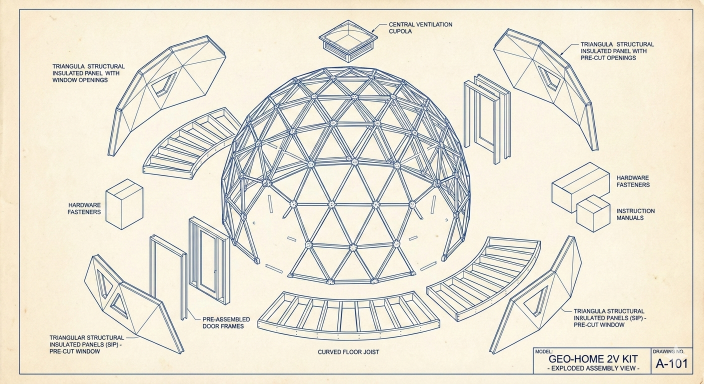
#> input picture Gemini_Generated_Image.jpeg, 1408 x 768 px (shown at 1/2 size); its folder holds only this picture in this run
$ python -i pictures.py   (imports and definitions only)
#> lines starting #> are read from the running program, lines starting #| are printed output that depends on the picture; after the words box and inside, x2 and y2 are one past the last pixel; in counts of white or black regions, pixels touching at a corner belong together
"""One picture per spread, rendered in the Cabin World.

Each spread is a camera aimed at the world's landmarks by name
(:func:`two_v_demo.cabin_world.landmarks`), the layers it hides, the story's
own geometry it adds -- the town of boxes, Pip, her friend, a lumber yard --
and, where the verse names a number, an overlay that reads that number from
:func:`seed_model.dome_class`. Then every picture gets the same storybook
finish (:func:`storybook`), so the pages belong to one book.

The world is the cover's, rendered from a heavier log than the reference build
for legibility (``cover_scene.COVER_TRUNK_IN``). Every figure the book prints is
the reference build's, from ``seed_model``; the end page says so.
"""

from __future__ import annotations

import math
from dataclasses import dataclass, field
from functools import lru_cache
from typing import Callable

import numpy as np
from PIL import Image, ImageDraw, ImageFilter, ImageFont

import seed_model
from two_v_demo import cabin_world as cw
from two_v_demo import figure
from two_v_demo.render_kit import TriangleBatch, look_at, perspective

FONT_TITLE = cw.FONT_HEAVY                      # Rockwell Extra Bold, the cover's
FONT_HAND = "C:/Windows/Fonts/BOOKOSB.TTF"      # Bookman bold, for lettering in pictures

# The story's people. Pip wears a green hat, so she can tip it.
PIP = dict(skin=(0.86, 0.64, 0.48, 1.0), hi_vis=(0.96, 0.74, 0.22, 1.0),
           trousers=(0.70, 0.22, 0.17, 1.0), helmet=(0.20, 0.46, 0.30, 1.0),
           girl=dict(hair=(0.30, 0.13, 0.05, 1.0), dress=(0.86, 0.30, 0.24, 1.0)))
BOY = dict(skin=(0.62, 0.43, 0.30, 1.0), hi_vis=(0.26, 0.47, 0.78, 1.0),
           trousers=(0.30, 0.30, 0.36, 1.0), helmet=(0.45, 0.30, 0.18, 1.0))
NEIGHBOURS = (
    dict(skin=(0.90, 0.70, 0.56, 1.0), hi_vis=(0.62, 0.30, 0.55, 1.0), trousers=(0.22, 0.24, 0.30, 1.0), helmet=(0.55, 0.52, 0.48, 1.0)),
    dict(skin=(0.50, 0.34, 0.24, 1.0), hi_vis=(0.85, 0.42, 0.20, 1.0), trousers=(0.18, 0.32, 0.36, 1.0), helmet=(0.15, 0.12, 0.10, 1.0)),
    dict(skin=(0.78, 0.58, 0.42, 1.0), hi_vis=(0.40, 0.62, 0.36, 1.0), trousers=(0.40, 0.28, 0.20, 1.0), helmet=(0.80, 0.70, 0.30, 1.0)),
    dict(skin=(0.68, 0.50, 0.36, 1.0), hi_vis=(0.85, 0.85, 0.80, 1.0), trousers=(0.20, 0.20, 0.45, 1.0), helmet=(0.60, 0.15, 0.15, 1.0)),
)
CHILD_M, ADULT_M = 1.15, 1.72


# [72 lines left out: functions sheet, frustum, girl, person, not called in this run]


def facing(at, toward) -> float:
    return math.degrees(math.atan2(toward[1] - at[1], toward[0] - at[0]))


# [92 lines left out: functions town, lumber_yard, tools, chalkboard, loose_panel, moved and 1 more, not called in this run]


# ----------------------------------------------------------------------
# Overlays: lettering in the picture, from computed numbers
# ----------------------------------------------------------------------

@dataclass
class Shot:
    eye: tuple
    target: tuple
    fov: float
    extra: list = field(default_factory=list)
    hide: tuple = ()
    overlay: Callable | None = None     # (PIL image, project(point) -> (x, y)) -> None
    night: bool = False


def _font(path: str, size: int) -> ImageFont.FreeTypeFont:
    return ImageFont.truetype(path, size)


# [203 lines left out: functions _label, _arrow, zzzip, chalk_number, dimensions, ledger and 2 more, not called in this run]


# ----------------------------------------------------------------------
# Rendering and the storybook finish
# ----------------------------------------------------------------------

def storybook(img: np.ndarray) -> np.ndarray:
    """One finish for every page: soft painted shapes, a warm ink line where
    shapes meet, a touch more colour, and paper grain."""
    pil = Image.fromarray((np.clip(img, 0, 1) * 255).astype(np.uint8))
    w = pil.width
    soft = pil.filter(ImageFilter.ModeFilter(size=max(3, w // 420) | 1)).filter(ImageFilter.SMOOTH_MORE)
    base = np.asarray(soft, dtype=np.float32) / 255.0
    # ink: edges of the luminance, thickened a little
    lum = Image.fromarray((base.mean(axis=2) * 255).astype(np.uint8)).filter(ImageFilter.GaussianBlur(w / 1400))
    edges = np.asarray(lum.filter(ImageFilter.FIND_EDGES), dtype=np.float32) / 255.0
    edges = np.clip((edges - 0.035) * 6.0, 0, 1)
    edges = np.asarray(Image.fromarray((edges * 255).astype(np.uint8)).filter(ImageFilter.MaxFilter(3)), dtype=np.float32)[..., None] / 255.0
    ink = np.array([0.24, 0.15, 0.09])
    out = base * (1 - 0.55 * edges) + ink * 0.55 * edges
    # colour: a little richer
    grey = out.mean(axis=2, keepdims=True)
    out = grey + (out - grey) * 1.18
    # paper
    rng = np.random.default_rng(1)
    grain = rng.normal(0, 1, (out.shape[0] // 2 + 1, out.shape[1] // 2 + 1)).astype(np.float32)
    grain = np.asarray(Image.fromarray(((grain * 18) + 128).clip(0, 255).astype(np.uint8)).resize((out.shape[1], out.shape[0])), np.float32)[..., None] / 255.0
    out = out * (0.97 + 0.06 * grain) * np.array([1.0, 0.985, 0.95])
    return np.clip(out, 0, 1)


# [5 lines left out: function night, not called in this run]


class Painter:
    def __init__(self, width: int, height: int):
        self.width, self.height = width, height
        self.studio = cw.Studio(width, height, samples=8)

    # [17 lines left out: functions project, picture, not called in this run]

    def release(self):
        self.studio.release()

>>> import cv2
>>> picture = cv2.imread('../Gemini_Generated_Image.jpeg', cv2.IMREAD_GRAYSCALE)
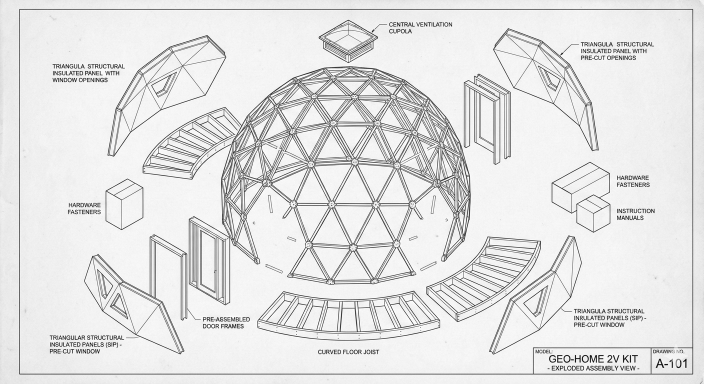
#> picture: shape (768, 1408) (shown at 1/2 size); min 0, max 255, mean 227
>>> result = storybook(picture)
#> in storybook, `pil = Image.fromarray((np.clip(img, 0, 1) * 255).astype(np.uint8))`:
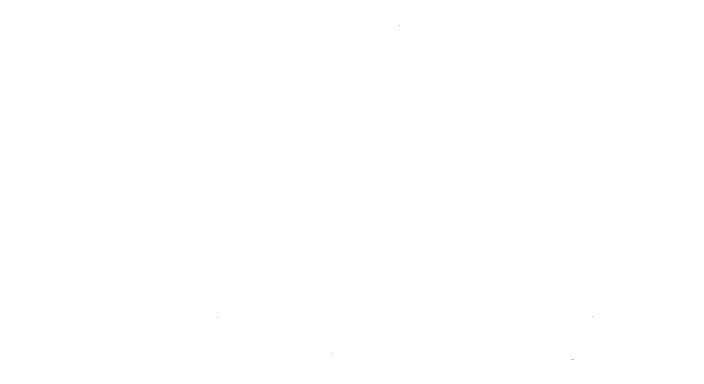
#> pil: PIL image 1408x768 L (shown at 1/2 size); 100% white; black in thin lines or dots, all inside (x1, y1, x2, y2) = (435, 51, 1185, 720)
#> in storybook, `soft = pil.filter(ImageFilter.ModeFilter(size=max(3, w // 420) | 1)).f..`: soft: PIL image 1408x768 L; every value is 255
#> in storybook, `base = np.asarray(soft, dtype=np.float32) / 255.0`: base: shape (768, 1408) float32; every value is 1
#> (the run stopped early here; a loop or call above may not have finished)

$ run again, on 08123fd6-046a-4110-b5a7-87d5517e768a.png
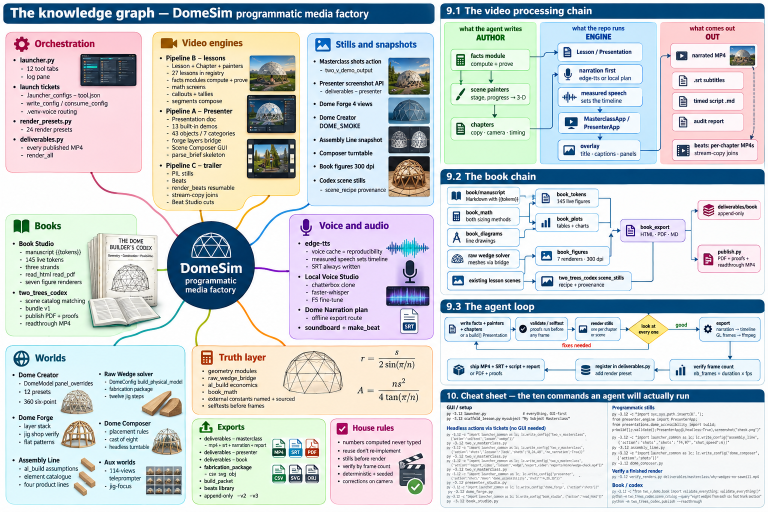
#> input picture 08123fd6-046a-4110-b5a7-87d5517e768a.png, 1536 x 1024 px (shown at 1/2 size)
#> `picture = cv2.imread('../Gemini_Generated_Image.jpeg', cv2.IMREAD_GRAY..`:
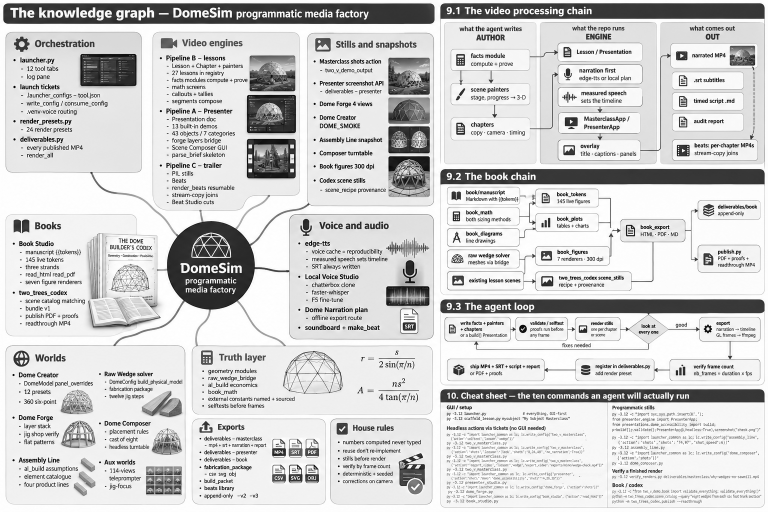
#> picture: shape (1024, 1536) (shown at 1/2 size); min 0, max 255, mean 207.3
#> in storybook, `pil = Image.fromarray((np.clip(img, 0, 1) * 255).astype(np.uint8))`:
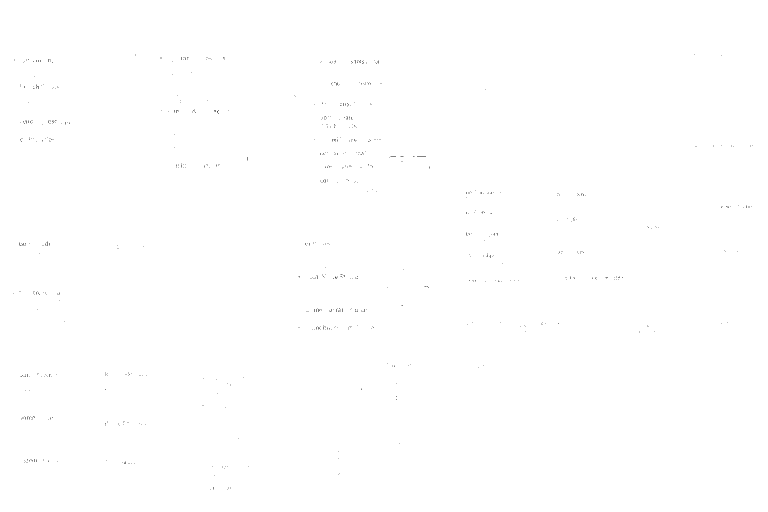
#> pil: PIL image 1536x1024 L (shown at 1/2 size); 99.9% white; black in thin lines or dots, all inside (x1, y1, x2, y2) = (27, 109, 1506, 979)

$ run again, on 2v_dome_joinery_options_guide.png
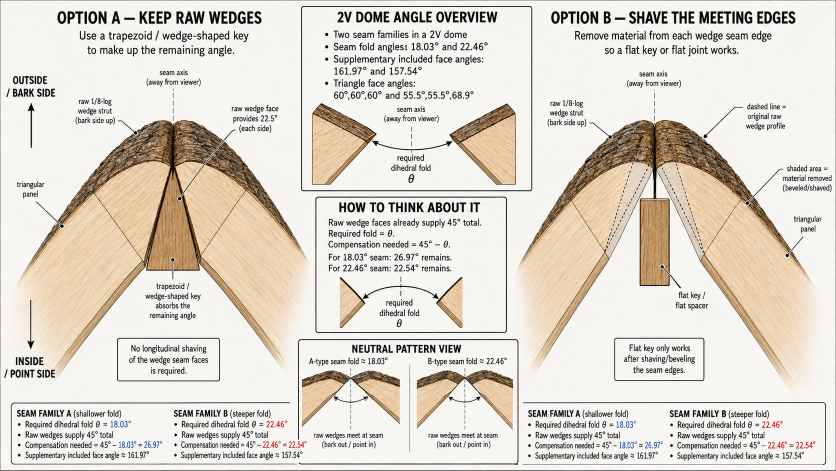
#> input picture 2v_dome_joinery_options_guide.png, 1672 x 941 px (shown at 1/2 size)
#> `picture = cv2.imread('../Gemini_Generated_Image.jpeg', cv2.IMREAD_GRAY..`:
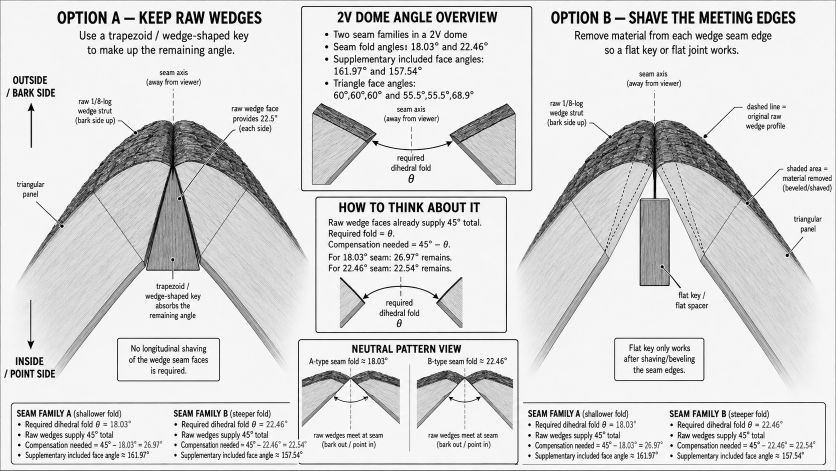
#> picture: shape (941, 1672) (shown at 1/2 size); min 0, max 255, mean 216.5
#> in storybook, `pil = Image.fromarray((np.clip(img, 0, 1) * 255).astype(np.uint8))`:
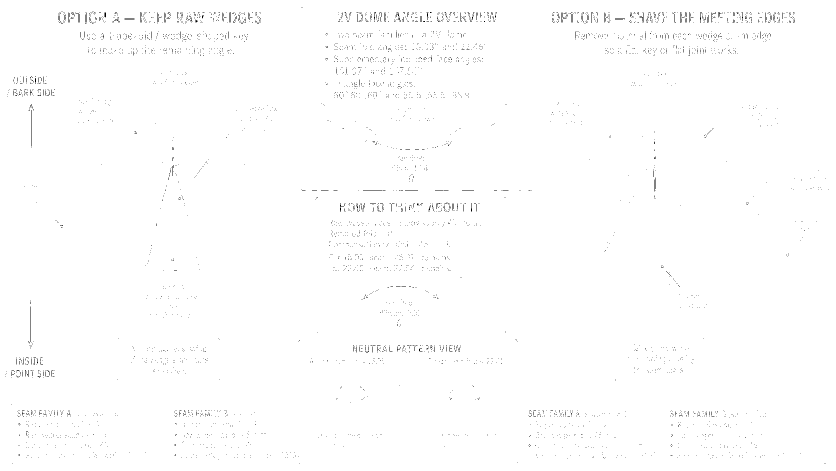
#> pil: PIL image 1672x941 L (shown at 1/2 size); 99.4% white; black in thin lines or dots
